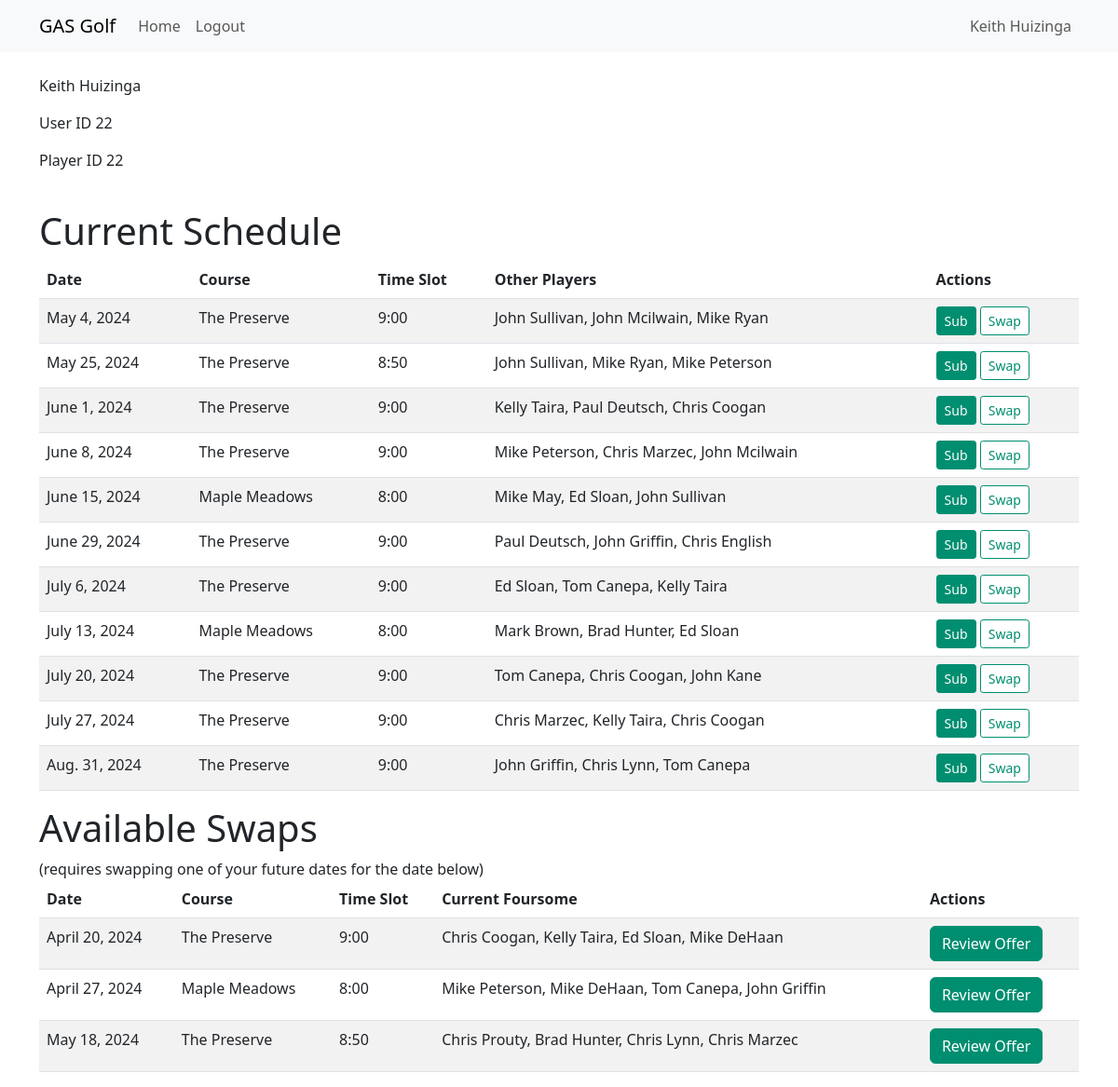
/subswap (signed in), run on the app's committed database.
### GRPR/models.py (models this page shows)
class TeeTimesInd(models.Model):
    CrewID = models.IntegerField()
    gDate = models.DateField()
    PID = models.ForeignKey('Players', on_delete=models.CASCADE)  # Links to Players table
    CourseID = models.ForeignKey('Courses', on_delete=models.CASCADE)  # Links to Courses table
    class Meta:
        db_table = "TeeTimesInd"

class Courses(models.Model):
    crewID = models.IntegerField()
    courseName = models.CharField(max_length=256)
    courseTimeSlot = models.CharField(max_length=256)
    class Meta:
        db_table = "Courses"

### GRPR/views.py (the view, shortened to what this page needs)
# urls.py: path('subswap', views.subswap_view, name='subswap_view'),
@login_required
def subswap_view(request):
    user_id = request.user.id
    user_name = f"{request.user.first_name} {request.user.last_name}"
    player = Players.objects.filter(user_id=user_id).first()
    if not player:
        return HttpResponseBadRequest("Player not found for the logged-in user.")
    player_id = player.id
    schedule = TeeTimesInd.objects.filter(PID=player_id).select_related('CourseID').order_by('gDate')
    schedule_data = []
    for teetime in schedule:
        other_players = TeeTimesInd.objects.filter(
            CourseID=teetime.CourseID, gDate=teetime.gDate
        ).exclude(PID=player_id)
        schedule_data.append({
            'tt_id': teetime.id,  # Add the ID column here
            'date': teetime.gDate,
            'course': teetime.CourseID.courseName,
            'time_slot': teetime.CourseID.courseTimeSlot,
            'other_players': ", ".join([
                f"{player.PID.FirstName} {player.PID.LastName}" for player in other_players
            ])
        })
    available_swaps = SubSwap.objects.filter(
        Type='Swap Offer Sent',
        Status='Swap Open',
        PID=player_id
    ).select_related('TeeTimeIndID', 'TeeTimeIndID__CourseID').order_by('TeeTimeIndID__gDate')
    available_swaps_data = []
    for swap in available_swaps:
        teetime = swap.TeeTimeIndID
        other_players = TeeTimesInd.objects.filter(
            CourseID=teetime.CourseID, gDate=teetime.gDate
        ).exclude(PID=player_id)
        try:
            swap_offer = SubSwap.objects.get(SwapID=swap.SwapID, Type='Swap Offer')
            offer_pid = swap_offer.PID.id
        except SubSwap.DoesNotExist:
            offer_pid = None
            print(f"No swap offer found for SwapID: {swap.SwapID}")
        available_swaps_data.append({
            'date': teetime.gDate,
            'ymdDate': teetime.gDate.strftime("%Y-%m-%d"), #converts date to YYYY-MM-DD
            'course': teetime.CourseID.courseName,
            'time_slot': teetime.CourseID.courseTimeSlot,
            'swapID': swap.SwapID,
            'Msg': swap.Msg,
            'OfferID': offer_pid,
            'other_players': ", ".join([
                f"{player.PID.FirstName} {player.PID.LastName}" for player in other_players
            ])
        })
    offered_swaps = SubSwap.objects.filter(
        PID=player_id,
        Type='Swap Offer',
        Status='Swap Open'
    )
    counter_offers_data = []
    context = {
        'user_name': user_name,  # Use the logged-in user's name
        'user_id': user_id,  # Use the logged-in user's ID
        'player_id': player_id,  # Use the logged-in user's Player ID
        'schedule_data': schedule_data,
        'available_swaps_data': available_swaps_data,
        'counter_offers_data': counter_offers_data,
        "first_name": request.user.first_name,  # Add the first name of the logged-in user
        "last_name": request.user.last_name, # Add the last name of the logged-in user
    }
    return render(request, 'GRPR/subswap.html', context)

### GRPR/templates/GRPR/subswap.html (shortened to what this page needs)
<!DOCTYPE html>
<html lang="en">
{% load static %}
<head>
    <link rel="stylesheet" href="https://cdn.jsdelivr.net/npm/bootstrap@5.3.0/dist/css/bootstrap.min.css">
    <link rel="stylesheet" href="{% static 'css/styles.css' %}">
</head>
<body>
    <nav class="navbar navbar-expand-lg navbar-light bg-light">
        <div class="container">
            <a class="navbar-brand">GAS Golf</a>
            <div class="collapse navbar-collapse" id="navbarNav">
                <ul class="navbar-nav">
                    <li class="nav-item">
                        <a class="nav-link" href="{% url 'home_page' %}">Home</a>
                    </li>
                    <li class="nav-item">
                        <a href="{% url 'logout' %}" class="nav-link" role="button">Logout</a>
                    </li>
                </ul>
                <ul class="navbar-nav ms-auto">
                    <li class="nav-item">
                        <a href="#" class="nav-link" role="button">{{ first_name }} {{ last_name }}</a>
                    </li>
                </ul>
            </div>
        </div>
    </nav>
    <div class="container mt-4">
        <p>{{ user_name }} </p>
        <p>User ID {{ user_id }} </p>
        <p>Player ID {{ player_id }} </p>
        <br>
        <h1>Current Schedule</h1>
        <table class="table table-striped">
            <thead>
                <tr>
                    <th>Date</th>
                    <th>Course</th>
                    <th>Time Slot</th>
                    <th>Other Players</th>
                    <th>Actions</th>
                </tr>
            </thead>
            <tbody>
                {% for entry in schedule_data %}
                <tr>
                    <td>{{ entry.date }}</td>
                    <td>{{ entry.course }}</td>
                    <td>{{ entry.time_slot }}</td>
                    <td>{{ entry.other_players }}</td>
                    <td>
                        <a href="{% url 'subrequest_view' %}?user_name={{ user_name }}&user_id={{ user_id|urlencode }}&date={{ entry.date }}&course={{ entry.course }}&time_slot={{ entry.time_slot }}&other_players={{ entry.other_players }}&tt_id={{ entry.tt_id|urlencode }}" class="btn btn-primary btn-sm">Sub</a>
                        <a href="{% url 'store_swap_data_view' %}?tt_id={{ entry.tt_id }}" class="btn btn-sm btn-secondary-custom">Swap</a>
                    </td>
                </tr>
                {% endfor %}
            </tbody>
        </table>
        {% if available_swaps_data %}
        <h1>Available Swaps</h1>
        <h7> (requires swapping one of your future dates for the date below)</h7>
        <table class="table table-striped">
            <thead>
                <tr>
                    <th>Date</th>
                    <th>Course</th>
                    <th>Time Slot</th>
                    <th>Current Foursome</th>
                    <th>Actions</th>
                </tr>
            </thead>
            <tbody>
                {% for swap in available_swaps_data %}
                <tr>
                    <td>{{ swap.date }}</td>
                    <td>{{ swap.course }}</td>
                    <td>{{ swap.time_slot }}</td>
                    <td>{{ swap.other_players }}</td>
                    <td>
                        <a href="{% url 'store_swapoffer_data_view' %}?userid={{ user_id }}&swapID={{ swap.swapID }}&Msg={{ swap.Msg }}&RequestDate={{ swap.ymdDate }}&OfferID={{ swap.OfferID }}" class="btn btn-primary">Review Offer</a>
                    </td>
                </tr>
                {% endfor %}
            </tbody>
        </table>
        {% endif %}
    </div>
</body>
</html>

### GRPR/static/css/styles.css (style rules this page uses)
.btn { background-color: #008e70 !important; border-color: #008e70 !important; color: white !important; padding: 0.375rem 0.75rem; font-size: 1rem; border-width: 1px; }
.btn-secondary-custom { background-color: white !important; color: #008e70 !important; border: 1px solid #008e70 !important; padding: 0.375rem 0.75rem; font-size: 1rem; border-width: 1px; }
.btn-sm { padding: 0.25rem 0.5rem !important; font-size: 0.875rem !important; border-radius: 0.2rem; }

### data on the page
TeeTimesInd: date "May 4, 2024"
Courses: course "The Preserve" "The Preserve" "The Preserve" "The Preserve" "The Preserve" "The Preserve" "The Preserve" "The Preserve", time_slot "9:00" "9:00" "9:00" "9:00" "9:00" "9:00" "9:00" "9:00", course "The Preserve", time_slot "9:00"
TeeTimesInd: date "May 25, 2024"
Courses: course "The Preserve", time_slot "8:50", course "The Preserve", time_slot "8:50"
TeeTimesInd: date "June 1, 2024"
TeeTimesInd: date "June 8, 2024"
TeeTimesInd: date "June 15, 2024"
Courses: course "Maple Meadows" "Maple Meadows", time_slot "8:00" "8:00", course "Maple Meadows", time_slot "8:00"
TeeTimesInd: date "June 29, 2024"
TeeTimesInd: date "July 6, 2024"
TeeTimesInd: date "July 13, 2024"
TeeTimesInd: date "July 20, 2024"
TeeTimesInd: date "July 27, 2024"
TeeTimesInd: date "Aug. 31, 2024"
TeeTimesInd: date "April 20, 2024"
TeeTimesInd: date "April 27, 2024"
TeeTimesInd: date "May 18, 2024"

### other printed values
{{ first_name }} "Keith"
{{ last_name }} "Huizinga"
{{ user_name }} "Keith Huizinga"
{{ user_id }} "22"
{{ player_id }} "22"
{{ entry.other_players }} "John Sullivan, John Mcilwain, Mike Ryan" "John Sullivan, Mike Ryan, Mike Peterson" "Kelly Taira, Paul Deutsch, Chris Coogan" "Mike Peterson, Chris Marzec, John Mcilwain" "Mike May, Ed Sloan, John Sullivan" "Paul Deutsch, John Griffin, Chris English" "Ed Sloan, Tom Canepa, Kelly Taira" "Mark Brown, Brad Hunter, Ed Sloan" "Tom Canepa, Chris Coogan, John Kane" "Chris Marzec, Kelly Taira, Chris Coogan" "John Griffin, Chris Lynn, Tom Canepa"
{{ swap.other_players }} "Chris Coogan, Kelly Taira, Ed Sloan, Mike DeHaan" "Mike Peterson, Mike DeHaan, Tom Canepa, John Griffin" "Chris Prouty, Brad Hunter, Chris Lynn, Chris Marzec"
